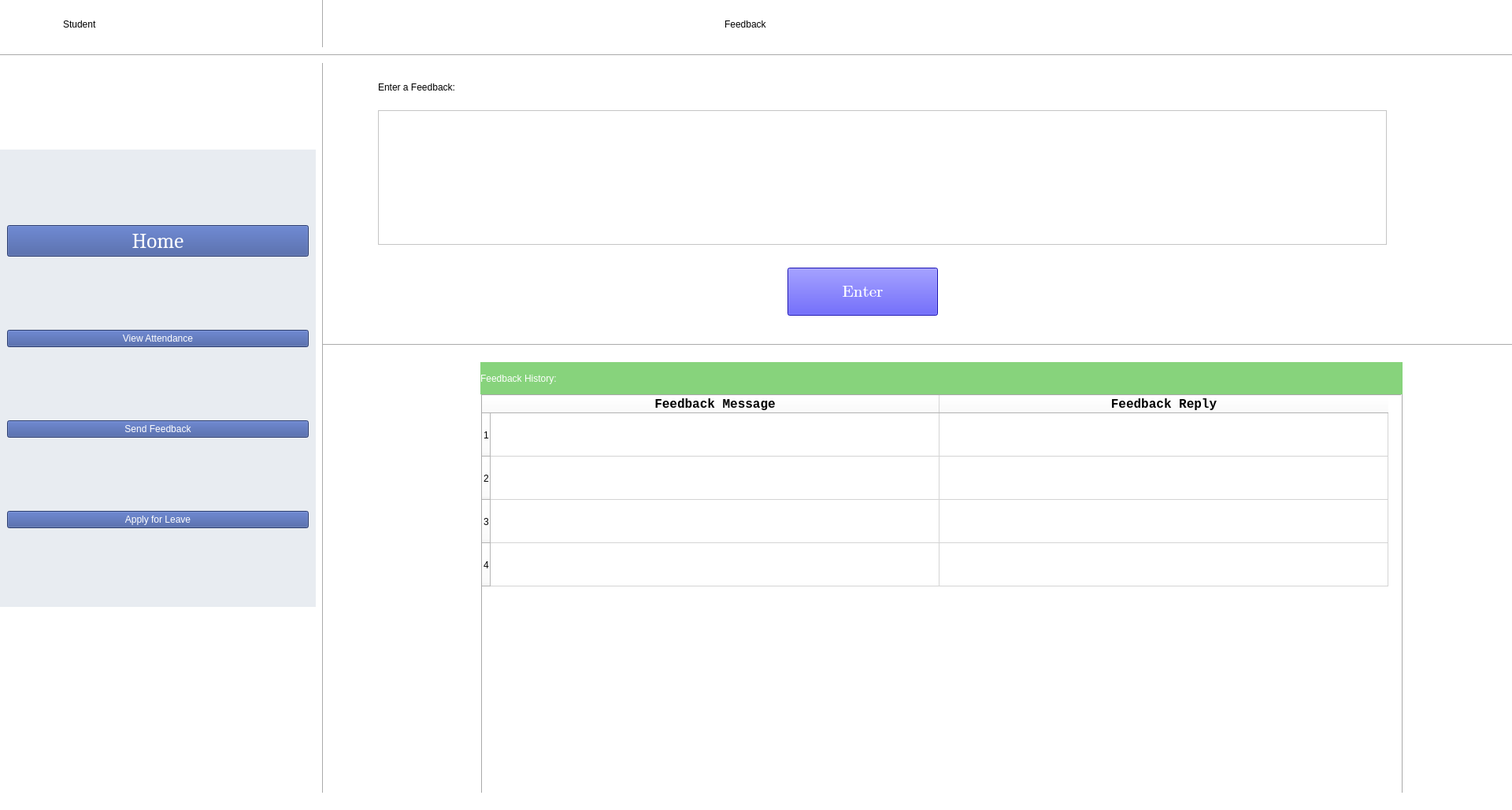
<?xml version="1.0" encoding="UTF-8"?>
<ui version="4.0">
 <class>StaffFeedback</class>
 <widget class="QMainWindow" name="StaffFeedback">
  <property name="enabled">
   <bool>true</bool>
  </property>
  <property name="geometry">
   <rect>
    <x>0</x>
    <y>0</y>
    <width>1920</width>
    <height>1029</height>
   </rect>
  </property>
  <property name="cursor">
   <cursorShape>ArrowCursor</cursorShape>
  </property>
  <property name="windowTitle">
   <string>Leave Application</string>
  </property>
  <property name="layoutDirection">
   <enum>Qt::LeftToRight</enum>
  </property>
  <property name="styleSheet">
   <string notr="true">background-color: rgb(241, 229, 231);
background-color: rgb(255, 255, 255);</string>
  </property>
  <widget class="QWidget" name="centralwidget">
   <widget class="Line" name="line">
    <property name="geometry">
     <rect>
      <x>400</x>
      <y>-50</y>
      <width>20</width>
      <height>1081</height>
     </rect>
    </property>
    <property name="orientation">
     <enum>Qt::Vertical</enum>
    </property>
   </widget>
   <widget class="Line" name="line_2">
    <property name="geometry">
     <rect>
      <x>0</x>
      <y>60</y>
      <width>1931</width>
      <height>20</height>
     </rect>
    </property>
    <property name="orientation">
     <enum>Qt::Horizontal</enum>
    </property>
   </widget>
   <widget class="QLabel" name="FeedbackTitle_l">
    <property name="geometry">
     <rect>
      <x>920</x>
      <y>0</y>
      <width>411</width>
      <height>61</height>
     </rect>
    </property>
    <property name="cursor">
     <cursorShape>BlankCursor</cursorShape>
    </property>
    <property name="styleSheet">
     <string notr="true">color: rgb(0, 0, 0);
font: 42pt &quot;Microsoft Himalaya&quot;;</string>
    </property>
    <property name="text">
     <string>Feedback</string>
    </property>
   </widget>
   <widget class="QPushButton" name="EnterFeedback_b">
    <property name="geometry">
     <rect>
      <x>1000</x>
      <y>340</y>
      <width>191</width>
      <height>61</height>
     </rect>
    </property>
    <property name="font">
     <font>
      <family>Cambria Math</family>
      <pointsize>16</pointsize>
      <weight>50</weight>
      <italic>false</italic>
      <bold>false</bold>
     </font>
    </property>
    <property name="cursor">
     <cursorShape>PointingHandCursor</cursorShape>
    </property>
    <property name="styleSheet">
     <string notr="true">
font: 16pt &quot;Cambria Math&quot;;
selection-color: rgb(85, 170, 255);
color: rgb(255, 255, 255);
background-color: rgb(33, 23, 251);</string>
    </property>
    <property name="text">
     <string>Enter</string>
    </property>
   </widget>
   <widget class="QTableWidget" name="FeedbackHistory_t">
    <property name="geometry">
     <rect>
      <x>610</x>
      <y>500</y>
      <width>1171</width>
      <height>511</height>
     </rect>
    </property>
    <property name="cursor" stdset="0">
     <cursorShape>PointingHandCursor</cursorShape>
    </property>
    <property name="frameShape">
     <enum>QFrame::Box</enum>
    </property>
    <property name="frameShadow">
     <enum>QFrame::Raised</enum>
    </property>
    <property name="rowCount">
     <number>4</number>
    </property>
    <property name="columnCount">
     <number>2</number>
    </property>
    <attribute name="horizontalHeaderDefaultSectionSize">
     <number>570</number>
    </attribute>
    <attribute name="horizontalHeaderMinimumSectionSize">
     <number>50</number>
    </attribute>
    <attribute name="verticalHeaderDefaultSectionSize">
     <number>55</number>
    </attribute>
    <attribute name="verticalHeaderMinimumSectionSize">
     <number>12</number>
    </attribute>
    <row/>
    <row/>
    <row/>
    <row/>
    <column>
     <property name="text">
      <string>Feedback Message</string>
     </property>
     <property name="font">
      <font>
       <family>Consolas</family>
       <pointsize>12</pointsize>
       <weight>75</weight>
       <bold>true</bold>
      </font>
     </property>
     <property name="textAlignment">
      <set>AlignCenter</set>
     </property>
    </column>
    <column>
     <property name="text">
      <string>Feedback Reply</string>
     </property>
     <property name="font">
      <font>
       <family>Consolas</family>
       <pointsize>12</pointsize>
       <weight>75</weight>
       <bold>true</bold>
      </font>
     </property>
     <property name="textAlignment">
      <set>AlignCenter</set>
     </property>
    </column>
   </widget>
   <widget class="QLabel" name="Student_l">
    <property name="geometry">
     <rect>
      <x>80</x>
      <y>0</y>
      <width>261</width>
      <height>61</height>
     </rect>
    </property>
    <property name="cursor">
     <cursorShape>BlankCursor</cursorShape>
    </property>
    <property name="styleSheet">
     <string notr="true">font: 40pt &quot;Microsoft Himalaya&quot;;</string>
    </property>
    <property name="text">
     <string>Student</string>
    </property>
   </widget>
   <widget class="QLabel" name="Feedbackhistory_l">
    <property name="geometry">
     <rect>
      <x>610</x>
      <y>460</y>
      <width>1171</width>
      <height>41</height>
     </rect>
    </property>
    <property name="styleSheet">
     <string notr="true">font: 16pt &quot;Cambria Math&quot;;
background-color: rgb(135, 211, 124);
font: 75 16pt &quot;Constantia&quot;;
color: rgb(255, 255, 255);</string>
    </property>
    <property name="text">
     <string>Feedback History:</string>
    </property>
   </widget>
   <widget class="QTextEdit" name="FeedbackText_te">
    <property name="geometry">
     <rect>
      <x>480</x>
      <y>140</y>
      <width>1281</width>
      <height>171</height>
     </rect>
    </property>
    <property name="font">
     <font>
      <family>Times New Roman</family>
      <pointsize>10</pointsize>
     </font>
    </property>
   </widget>
   <widget class="QLabel" name="Feedback_l">
    <property name="geometry">
     <rect>
      <x>480</x>
      <y>90</y>
      <width>371</width>
      <height>41</height>
     </rect>
    </property>
    <property name="styleSheet">
     <string notr="true">font: 26pt &quot;Microsoft Himalaya&quot;;</string>
    </property>
    <property name="text">
     <string>Enter a Feedback:</string>
    </property>
   </widget>
   <widget class="Line" name="line_3">
    <property name="geometry">
     <rect>
      <x>410</x>
      <y>430</y>
      <width>1511</width>
      <height>16</height>
     </rect>
    </property>
    <property name="orientation">
     <enum>Qt::Horizontal</enum>
    </property>
   </widget>
   <widget class="QFrame" name="verticalFrame">
    <property name="geometry">
     <rect>
      <x>0</x>
      <y>190</y>
      <width>401</width>
      <height>581</height>
     </rect>
    </property>
    <property name="styleSheet">
     <string notr="true">background-color: rgb(232, 236, 241);</string>
    </property>
    <layout class="QVBoxLayout" name="verticalLayout">
     <item>
      <widget class="QPushButton" name="Home_b">
       <property name="font">
        <font>
         <family>Cambria</family>
         <pointsize>20</pointsize>
         <weight>50</weight>
         <italic>false</italic>
         <bold>false</bold>
        </font>
       </property>
       <property name="cursor">
        <cursorShape>PointingHandCursor</cursorShape>
       </property>
       <property name="styleSheet">
        <string notr="true">font: 20pt &quot;Cambria&quot;;
background-color: rgb(58, 83, 155);
color: rgb(255, 255, 255);</string>
       </property>
       <property name="text">
        <string>Home</string>
       </property>
      </widget>
     </item>
     <item>
      <widget class="QPushButton" name="ViewAttendance_b">
       <property name="cursor">
        <cursorShape>PointingHandCursor</cursorShape>
       </property>
       <property name="styleSheet">
        <string notr="true">font: 20pt &quot;Cambria&quot;;
background-color: rgb(58, 83, 155);
color: rgb(255, 255, 255);</string>
       </property>
       <property name="text">
        <string>View Attendance</string>
       </property>
      </widget>
     </item>
     <item>
      <widget class="QPushButton" name="StudentFeedback_b">
       <property name="cursor">
        <cursorShape>PointingHandCursor</cursorShape>
       </property>
       <property name="styleSheet">
        <string notr="true">font: 20pt &quot;Cambria&quot;;
background-color: rgb(58, 83, 155);
color: rgb(255, 255, 255);</string>
       </property>
       <property name="text">
        <string>Send Feedback</string>
       </property>
      </widget>
     </item>
     <item>
      <widget class="QPushButton" name="StudentLeave_b">
       <property name="cursor">
        <cursorShape>PointingHandCursor</cursorShape>
       </property>
       <property name="styleSheet">
        <string notr="true">font: 20pt &quot;Cambria&quot;;
background-color: rgb(58, 83, 155);
color: rgb(255, 255, 255);</string>
       </property>
       <property name="text">
        <string>Apply for Leave</string>
       </property>
      </widget>
     </item>
    </layout>
   </widget>
  </widget>
  <widget class="QStatusBar" name="statusbar"/>
 </widget>
 <resources/>
 <connections/>
</ui>
